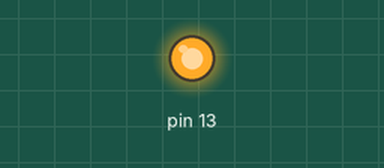
Simulated run of this sketch. Board: Arduino Uno, built with avr-gcc and run on an emulated ATmega328P. Parts: output pins drawn as LEDs (lit = HIGH).

Above: at 0.2 s.
At 2.7 s:
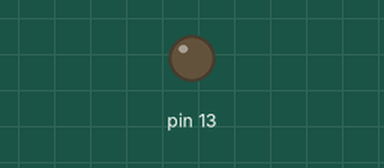
Timing chart, 0 to 4.6 s (numbered marks = the images above):
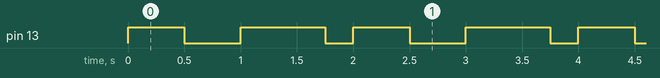

The sketch:

testpracticeLED.ino
```cpp
void setup()
{
  pinMode(13, OUTPUT);
}

void loop()
{
  //50% cycle
    digitalWrite(13, HIGH);
    delay(500);
    digitalWrite(13, LOW);
    delay(500);

  //75% duty cycle, on for 75% of the time
  digitalWrite(13, HIGH);
  delay(750);
  digitalWrite(13, LOW);
  delay(250);
}
```

Measured:
- by itself, pin 13: repeats every 2.0 s: LOW 0.50 s, HIGH 0.75 s, LOW 0.25 s, HIGH 0.50 s
- by itself, everything shown: repeats every 2.0 s, in 4 steps
